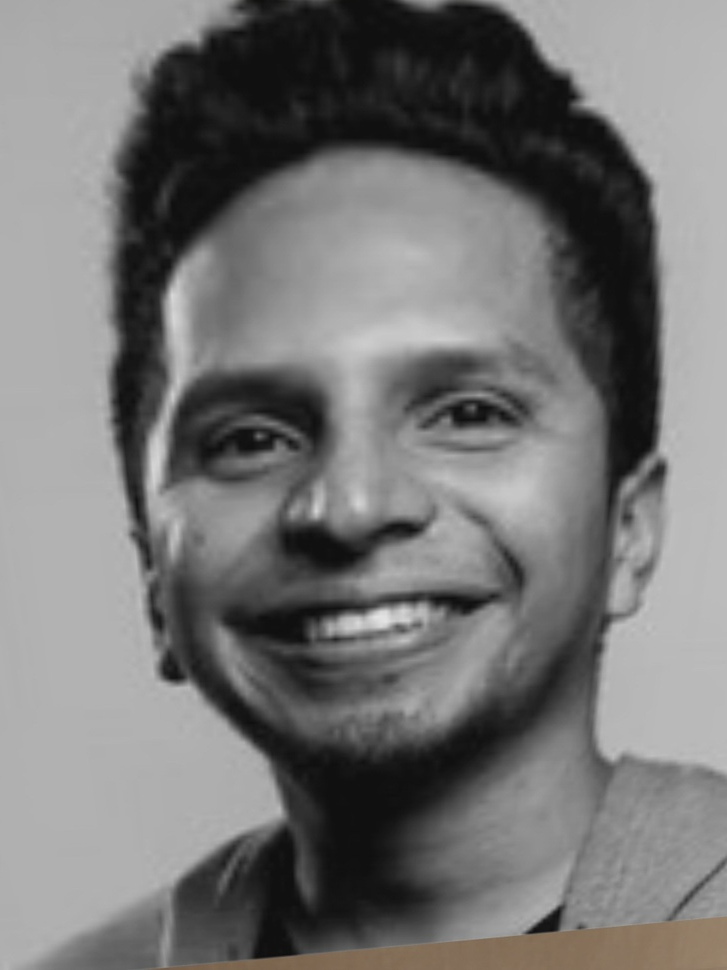
#> input picture Website/public/algorithm/capturedimage.jpg, 727 x 970 px, shrunk from 960 x 1280 before the run
$ python -i algo.py   (imports and definitions only)   (older library calls are emulated)
#> lines starting #> are read from the running program, lines starting #| are printed output that depends on the picture
import base64
import sys

import cv2

import numpy as np

from skimage import io, feature


def algo2(image_name):
    rgb = cv2.imread(image_name)
    grayimage = cv2.cvtColor(rgb, cv2.COLOR_BGR2GRAY)

    clahe = cv2.createCLAHE(clipLimit=2.0, tileGridSize=(8, 8))
    im = clahe.apply(grayimage)

    Grauwertmatrix = feature.greycomatrix(im, distances=[1], angles=[0])

    coprops = feature.greycoprops(Grauwertmatrix, 'energy')

    print(coprops[0][0])


def adjust_gamma(image, gamma=1.0):
    # build a lookup table mapping the pixel values [0, 255] to
    # their adjusted gamma values
    invGamma = 1.0 / gamma
    table = np.array([((i / 255.0) ** invGamma) * 255
                      for i in np.arange(0, 256)]).astype("uint8")
    # apply gamma correction using the lookup table
    return cv2.LUT(image, table)


def algo1(image_name):
    # cap = cv2.VideoCapture(0)
    # retval, image = cap.read()
#> called with image_name = 'capturedimage.jpg'
    image = cv2.imread(image_name)
#> image is the input picture: shape (970, 727, 3); mean B, G, R 116.9, 117.4, 117.9

    lab = cv2.cvtColor(image, cv2.COLOR_BGR2LAB)
#> lab: shape (970, 727, 3); mean of channels 0, 1, 2 122.8, 128.1, 128.3

    l, a, b = cv2.split(lab)
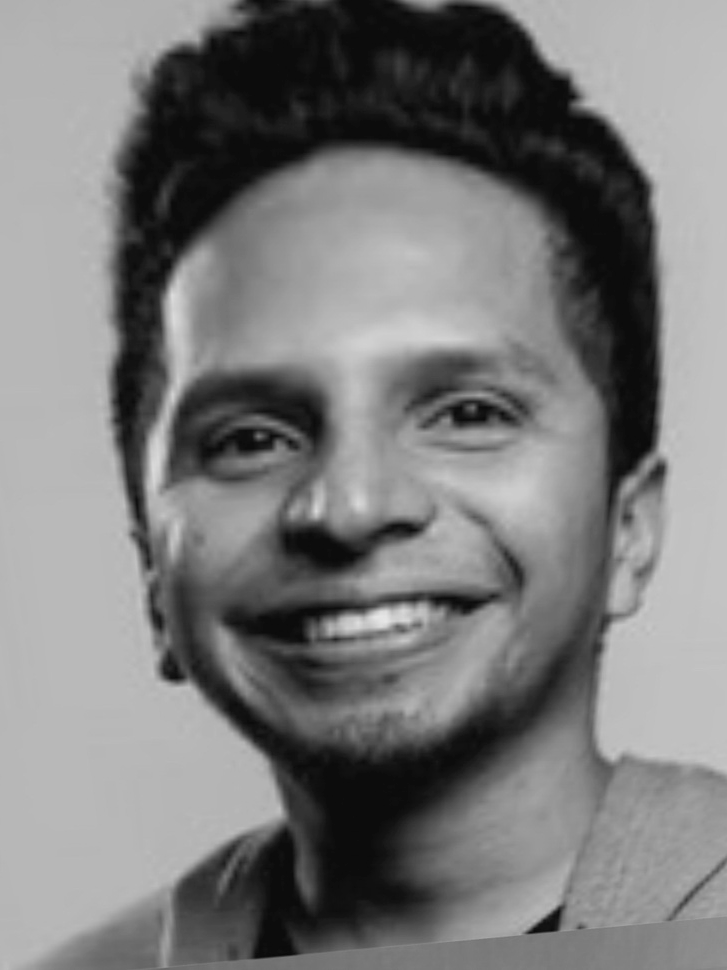
#> l: shape (970, 727); min 9, max 231, mean 122.8
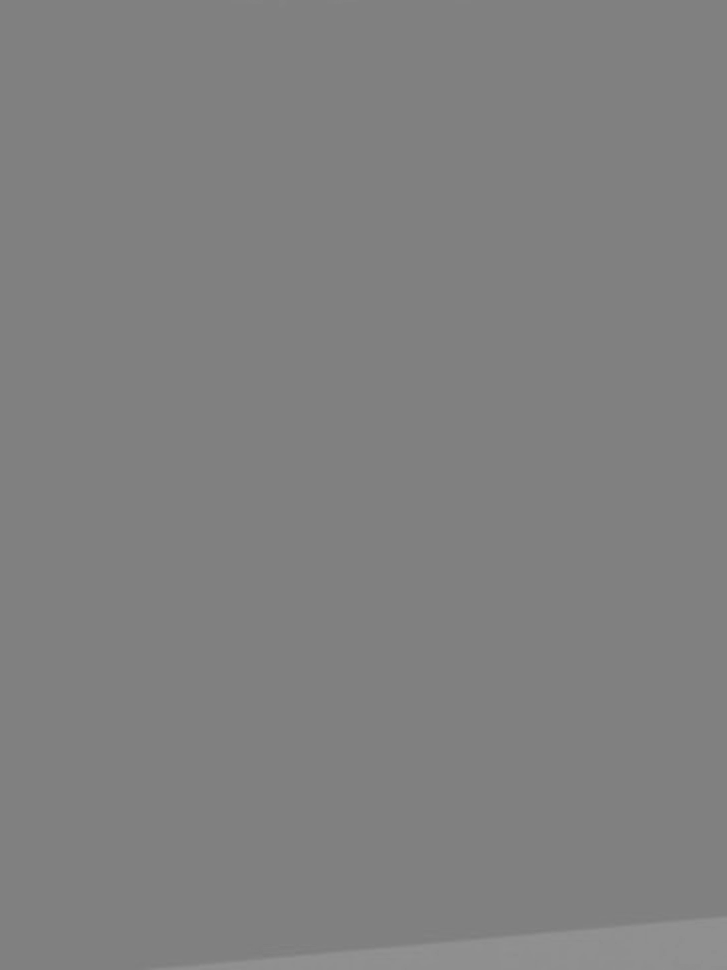
#> b: shape (970, 727); min 125, max 147, mean 128.3

    # clahe = cv2.createCLAHE(clipLimit=1.0, tileGridSize=(1, 1))
    # a1 = clahe.apply(a)

    # a1 = np.power(a, 2)

    a1 = adjust_gamma(a, 0.5)

    # [8 lines of commented-out code are left out]

    a1 = cv2.normalize(a1, None, 0, 255, cv2.NORM_MINMAX)
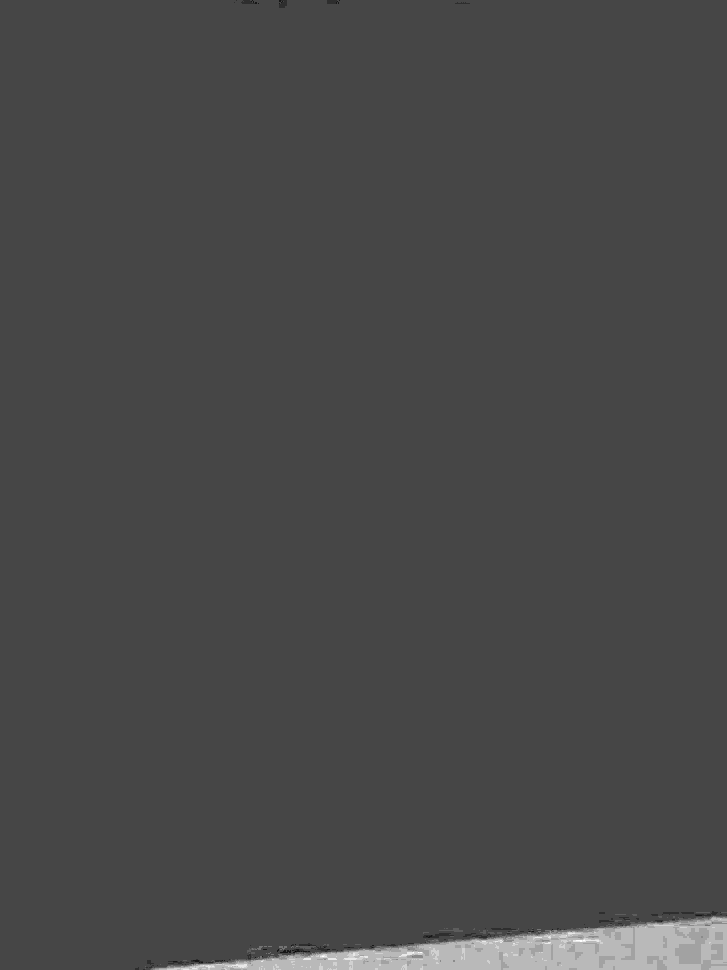
#> a1: shape (970, 727); min 0, max 255, mean 72.5

    l = cv2.normalize(l, None, 0, 255, cv2.NORM_MINMAX)

    NewImage = np.dstack((a1, l, a1))
#> NewImage: shape (970, 727, 3); mean of channels 0, 1, 2 72.5, 130.7, 72.5

    # cv2.imshow("Result", NewImage)
    # cv2.waitKey()

    retval, buffer = cv2.imencode('.jpg', NewImage)

    jpg_as_text = base64.b64encode(buffer)
    print(jpg_as_text.decode("utf-8"))
#> (printed output is left out)
    # cap.release()


# [12 lines not run here, left out]

>>> result = algo1('capturedimage.jpg')
